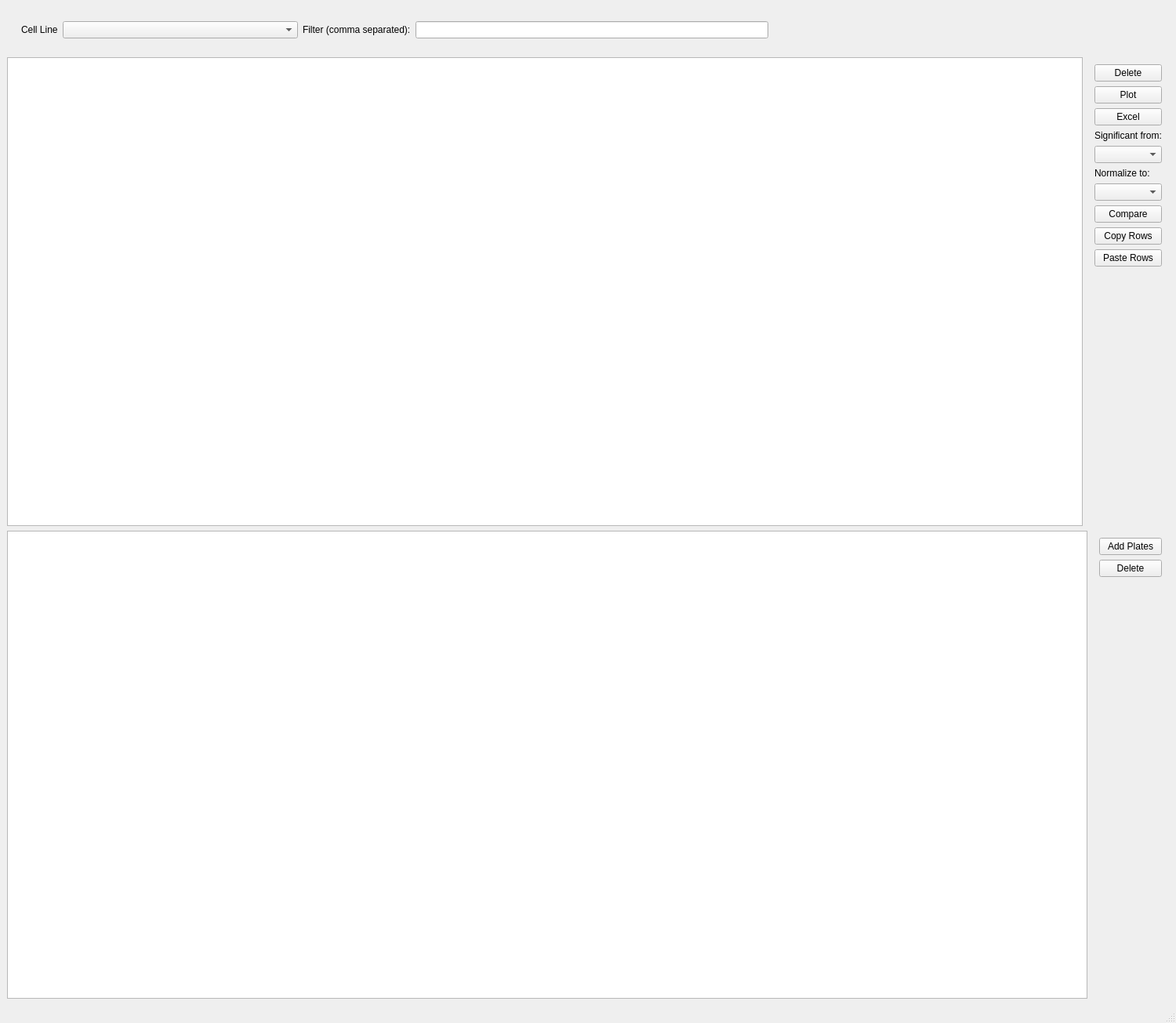
<?xml version="1.0" encoding="UTF-8"?>
<ui version="4.0">
 <class>MainWindow</class>
 <widget class="QMainWindow" name="MainWindow">
  <property name="geometry">
   <rect>
    <x>0</x>
    <y>0</y>
    <width>1500</width>
    <height>1305</height>
   </rect>
  </property>
  <property name="minimumSize">
   <size>
    <width>0</width>
    <height>0</height>
   </size>
  </property>
  <property name="windowTitle">
   <string>Data App</string>
  </property>
  <widget class="QWidget" name="centralwidget">
   <layout class="QGridLayout" name="gridLayout">
    <item row="1" column="0">
     <layout class="QHBoxLayout" name="horizontalLayout_3">
      <item>
       <widget class="QTableView" name="tableExperiments">
        <property name="maximumSize">
         <size>
          <width>16777215</width>
          <height>16777215</height>
         </size>
        </property>
       </widget>
      </item>
      <item alignment="Qt::AlignTop">
       <widget class="QWidget" name="verticalWidget" native="true">
        <layout class="QVBoxLayout" name="verticalLayout">
         <item alignment="Qt::AlignTop">
          <widget class="QPushButton" name="bttnDeleteExperiment">
           <property name="text">
            <string>Delete</string>
           </property>
          </widget>
         </item>
         <item>
          <widget class="QPushButton" name="bttnPlot">
           <property name="text">
            <string>Plot</string>
           </property>
          </widget>
         </item>
         <item>
          <widget class="QPushButton" name="bttnExcel">
           <property name="text">
            <string>Excel</string>
           </property>
          </widget>
         </item>
         <item>
          <widget class="QLabel" name="label_2">
           <property name="text">
            <string>Significant from:</string>
           </property>
          </widget>
         </item>
         <item>
          <widget class="QComboBox" name="comboSignificant"/>
         </item>
         <item>
          <widget class="QLabel" name="label_3">
           <property name="text">
            <string>Normalize to:</string>
           </property>
          </widget>
         </item>
         <item>
          <widget class="QComboBox" name="comboNormalize"/>
         </item>
         <item>
          <widget class="QPushButton" name="bttnCompare">
           <property name="text">
            <string>Compare</string>
           </property>
          </widget>
         </item>
         <item>
          <widget class="QPushButton" name="bttnCopy">
           <property name="text">
            <string>Copy Rows</string>
           </property>
           <property name="shortcut">
            <string>Meta+C</string>
           </property>
          </widget>
         </item>
         <item>
          <widget class="QPushButton" name="bttnPaste">
           <property name="text">
            <string>Paste Rows</string>
           </property>
           <property name="shortcut">
            <string>Meta+V</string>
           </property>
          </widget>
         </item>
        </layout>
       </widget>
      </item>
     </layout>
    </item>
    <item row="2" column="0">
     <layout class="QHBoxLayout" name="horizontalLayout_2">
      <item>
       <widget class="QTableView" name="tablePlates">
        <property name="minimumSize">
         <size>
          <width>0</width>
          <height>500</height>
         </size>
        </property>
        <property name="maximumSize">
         <size>
          <width>16777215</width>
          <height>800</height>
         </size>
        </property>
       </widget>
      </item>
      <item alignment="Qt::AlignTop">
       <widget class="QWidget" name="verticalWidget" native="true">
        <layout class="QVBoxLayout" name="verticalLayout_2">
         <item>
          <widget class="QPushButton" name="bttnAddPlates">
           <property name="text">
            <string>Add Plates</string>
           </property>
          </widget>
         </item>
         <item alignment="Qt::AlignTop">
          <widget class="QPushButton" name="bttnDeletePlate">
           <property name="text">
            <string>Delete</string>
           </property>
          </widget>
         </item>
        </layout>
       </widget>
      </item>
     </layout>
    </item>
    <item row="0" column="0" alignment="Qt::AlignLeft">
     <widget class="QFrame" name="horizontalFrame_2">
      <layout class="QHBoxLayout" name="horizontalLayout_4">
       <item alignment="Qt::AlignLeft">
        <widget class="QFrame" name="horizontalFrame">
         <layout class="QHBoxLayout" name="horizontalLayout">
          <item alignment="Qt::AlignLeft">
           <widget class="QLabel" name="label">
            <property name="text">
             <string>Cell Line</string>
            </property>
           </widget>
          </item>
          <item>
           <widget class="QComboBox" name="comboCellLines">
            <property name="minimumSize">
             <size>
              <width>300</width>
              <height>0</height>
             </size>
            </property>
           </widget>
          </item>
          <item>
           <widget class="QLabel" name="label_4">
            <property name="text">
             <string>Filter (comma separated):</string>
            </property>
           </widget>
          </item>
          <item>
           <widget class="QLineEdit" name="txtFilter">
            <property name="minimumSize">
             <size>
              <width>450</width>
              <height>0</height>
             </size>
            </property>
           </widget>
          </item>
         </layout>
        </widget>
       </item>
      </layout>
     </widget>
    </item>
   </layout>
  </widget>
  <widget class="QStatusBar" name="statusbar"/>
 </widget>
 <resources/>
 <connections/>
</ui>
